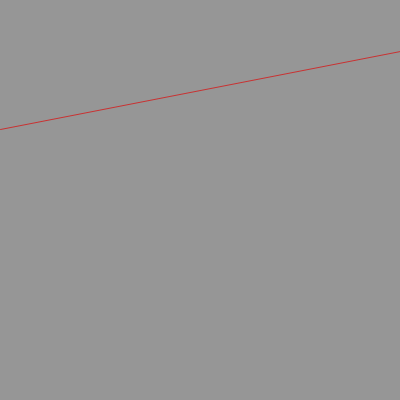
Frame 1 (no input)
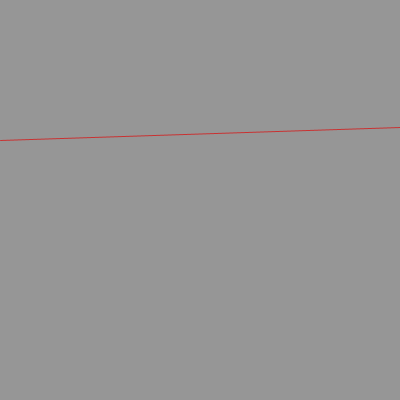
Frame 60 (the mouse pressed at the canvas centre just before this capture)
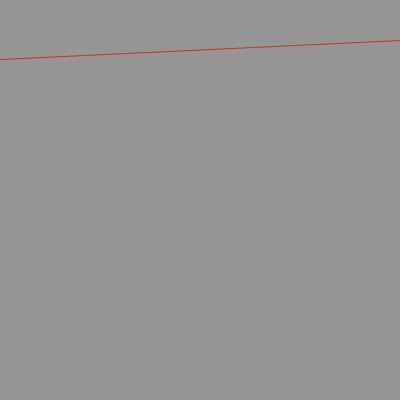
Frame 120 (the mouse held since frame 60 and released just before this capture)

The Processing sketch that drew these frames (run headless with seeded random() and noise(); from frame 60 on, the mouse is pressed at the canvas centre):

// Processing sketch: processing_130751
// ── processing_130751.pde

void setup(){
  size(400,400);
}
void draw(){
  
  background(150);
  stroke(200,50,50);
  
  line(0,(random(200)),400,random(200));
}
